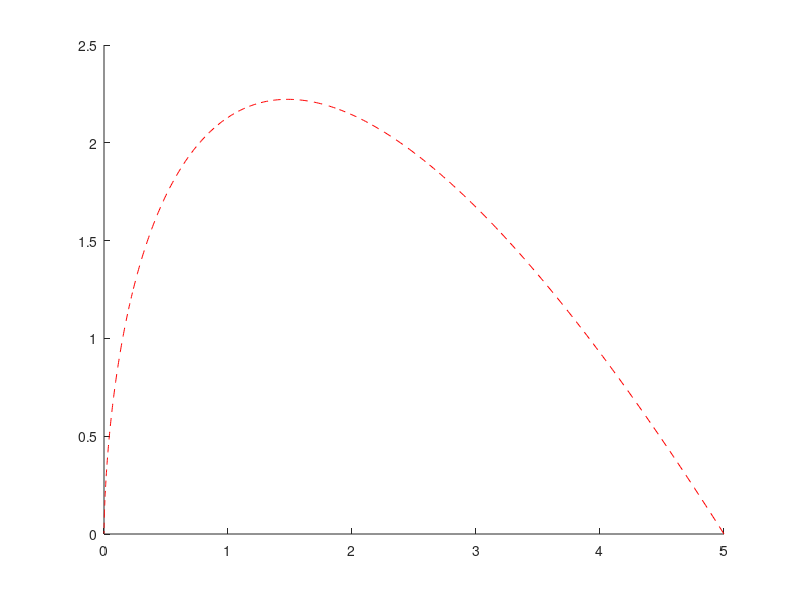

This figure's MATLAB source: (Note: this script raises an error after producing the figure.)
[p]=input('Enter co-odinates of points within brackets ->[x1 y1;x2 y2;x3 y3;x4 y4] ');    
n=4;
n1=3;
for    i=0:1:n1
sigma(i+1)=factorial(n1)/(factorial(i)*factorial(n1-i));  
end

l=[];
UB=[];
for u=0:0.002:1
for d=1:n
UB(d)=sigma(d)*((1-u)^(n-d))*(u^(d-1));
end
l=cat(1,l,UB);                                      
end
P=l*p;
hold on
plot(P(:,1),P(:,2),'--r')
plot(p(:,1),p(:,2),'--r')
hold off

ui=input('enter the start parameter for the truncated curve');
uj=input('enter the end parameter for the truncated curve');

p1=[];
p1(1,:)=((1-ui)^3).*p(1,:)+(3*ui*((1-ui)^2)).*p(2,:)+(3*(ui^2)*(1-ui)).*p(3,:)+(ui^3).*p(4,:);
p1(2,:)=(((1-ui)^2)*(1-uj)).*p(1,:)+((2*ui+uj-3*ui*uj)*(1-ui)).*p(2,:)+(ui*(2*ui+uj-3*ui*uj)).*p(3,:)+((ui^2)*uj).*p(4,:);
p1(3,:)=(((1-uj)^2)*(1-ui)).*p(1,:)+((2*uj+ui-3*ui*uj)*(1-uj)).*p(2,:)+(uj*(2*uj+ui-3*ui*uj)).*p(3,:)+((uj^2)*ui).*p(4,:);
p1(4,:)=((1-uj)^3).*p(1,:)+(3*uj*((1-uj)^2)).*p(2,:)+(3*(uj^2)*(1-uj)).*p(3,:)+(uj^3).*p(4,:);

l=[];
UB=[];
for v=0:0.002:1
for d=1:n
UB(d)=sigma(d)*((1-v)^(n-d))*(v^(d-1));
end
l=cat(1,l,UB);                                      
end
P=l*p1;
hold on
plot(P(:,1),P(:,2),'--g')
plot(p(:,1),p(:,2),'--g')
hold off